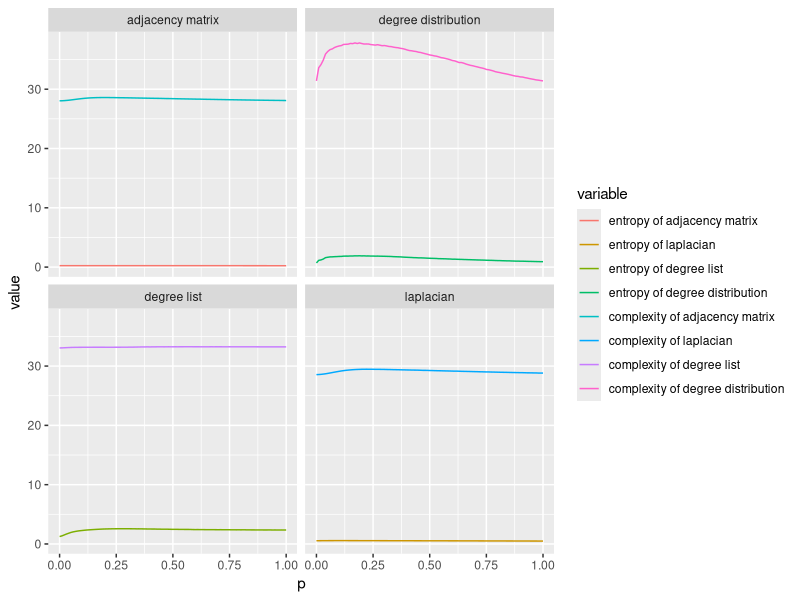
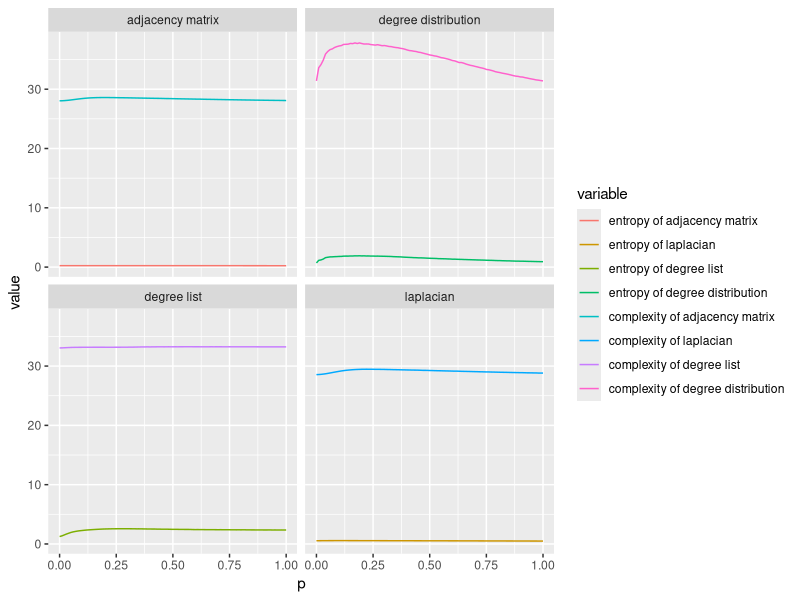

Reproduce these figures in R, in order.
library(dplyr)
library(reshape2)
library(ggplot2)

# read text file with results
results <- read.csv(file = 'results.100.50.ws.er.csv')
# transform the data into the long format
results_long <- melt(results, id = 'p')

# add a variable for faceting
results_long$type <- ''

results_long[results_long$variable == 'eA' | results_long$variable == 'kA',]$type <- 'adjacency matrix'
results_long[results_long$variable == 'eL' | results_long$variable == 'kL',]$type <- 'laplacian'
results_long[results_long$variable == 'ed' | results_long$variable == 'kd',]$type <- 'degree list'
results_long[results_long$variable == 'eD' | results_long$variable == 'kD',]$type <- 'degree distribution'

# add a class variable to distinguish between entropy and complexity
results_long$class <- ''

results_long[results_long$variable == 'eA',]$class <- 'entropy'
results_long[results_long$variable == 'eL',]$class <- 'entropy'
results_long[results_long$variable == 'ed',]$class <- 'entropy'
results_long[results_long$variable == 'eD',]$class <- 'entropy'
results_long[results_long$variable == 'kA',]$class <- 'complexity'
results_long[results_long$variable == 'kL',]$class <- 'complexity'
results_long[results_long$variable == 'kd',]$class <- 'complexity'
results_long[results_long$variable == 'kD',]$class <- 'complexity'

# factorize the variable to have a more readable labels in the legend
results_long$variable <- factor(results_long$variable, levels = c('eA','eL','ed','eD','kA','kL','kd','kD'), 
                                labels = c('entropy of adjacency matrix','entropy of laplacian','entropy of degree list','entropy of degree distribution',
                                           'complexity of adjacency matrix','complexity of laplacian','complexity of degree list','complexity of degree distribution'))

# generate the 2D plot factorized by the type of network measure
plt <- ggplot(results_long, aes(x = p, y = value, color = variable)) + geom_line() + facet_wrap(~ type, ncol = 2)
plt

# save the plot
ggsave(filename = 'results.100.50.ws.er.png')
